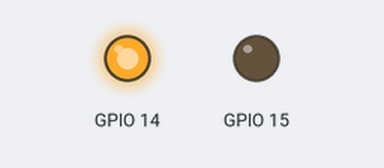
Recording of a sketch running on a simulated ESP8266 (NodeMCU). On the bench: output pins drawn as LEDs (lit = HIGH). WiFi joins after 1.5 s; servers stay silent unless stated; what the sketch prints to the serial monitor is not drawn.

Above: at 0.1 s.
At 25.4 s:
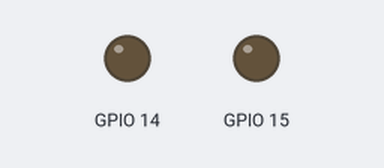
Timing chart, 0 to 26.9 s (numbered marks = the images above):
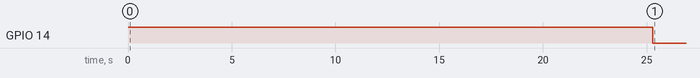

The sketch:

esp8266_v7.ino
```cpp
#define BLYNK_PRINT Serial

#include <ESP8266WiFi.h>
#include <BlynkSimpleEsp8266.h>

char auth[] = "e5f4e326ea9c4958a73a9c4e2e961f7e";
const char* ssid = WiFi.SSID().c_str();
const char* pass = WiFi.psk().c_str();
void Connect();
void NormalConfig();
void SmartConfig();

void setup() {
  pinMode(14, OUTPUT);
  digitalWrite(14, HIGH);
  pinMode(15, OUTPUT);
  digitalWrite(15, LOW);
  Serial.begin(115200);
  Connect();
  Serial.begin(9600);
  //Blynk.begin(auth, ssid, pass);
}

void loop() {
  while(1){
    Blynk.run();
  }
}


void SmartConfig(){
  WiFi.mode(WIFI_STA);
  delay(500);

  WiFi.beginSmartConfig();
    while (WiFi.status() != WL_CONNECTED) {
    delay(500);
    Serial.print(".");
    Serial.println(WiFi.smartConfigDone());
  }
  Serial.println("");
  Serial.println("WiFi connected");
  Serial.println("IP address: ");
  Serial.println(WiFi.localIP());
  Serial.println(ssid);
  Serial.println(pass);

  Blynk.begin(auth, ssid, pass);

}

void NormalConfig(){
  int count = 0;
  WiFi.begin(ssid, pass);
  Serial.print("Connected ");
  Serial.println("");

 for (count = 0; count < 50; count++){
    delay(500);
    Serial.print(".");
  }
  if (WiFi.status() == WL_CONNECTED){
    Serial.println("Connect Successed");
    Serial.print("IP address: ");
    Serial.println(WiFi.localIP());
    Blynk.begin(auth, ssid, pass);
  }
  else
  {
    delay(50);
    Serial.println("");
    Serial.println("Connect Failed");
    Serial.println("Smart Config...");
    delay(50);
  }
}

void Connect(){
  NormalConfig();
  while (WiFi.status() != WL_CONNECTED){
    SmartConfig();
  }
  if (WiFi.status() == WL_CONNECTED){
    digitalWrite(14, LOW);
  }
  else
  {
    digitalWrite(14,HIGH);
  }
}
```
